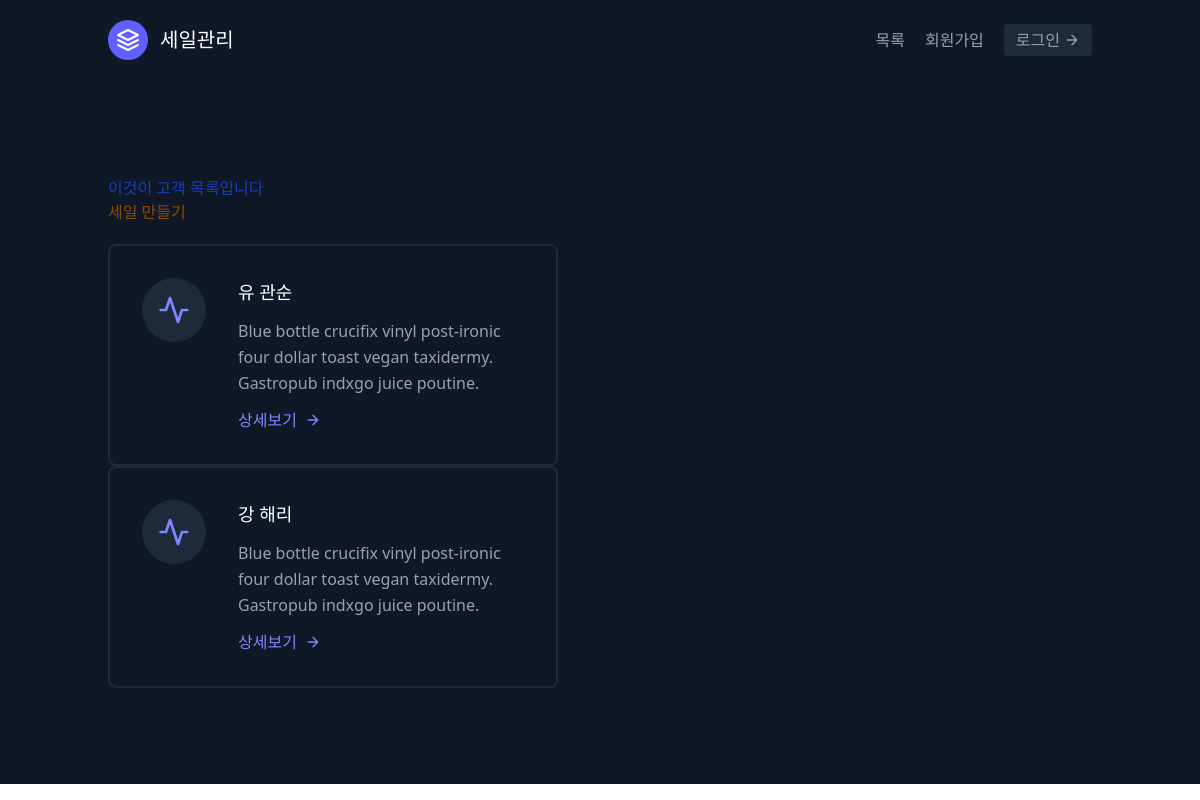
The page /홈페이지/ on the database as committed earlier.
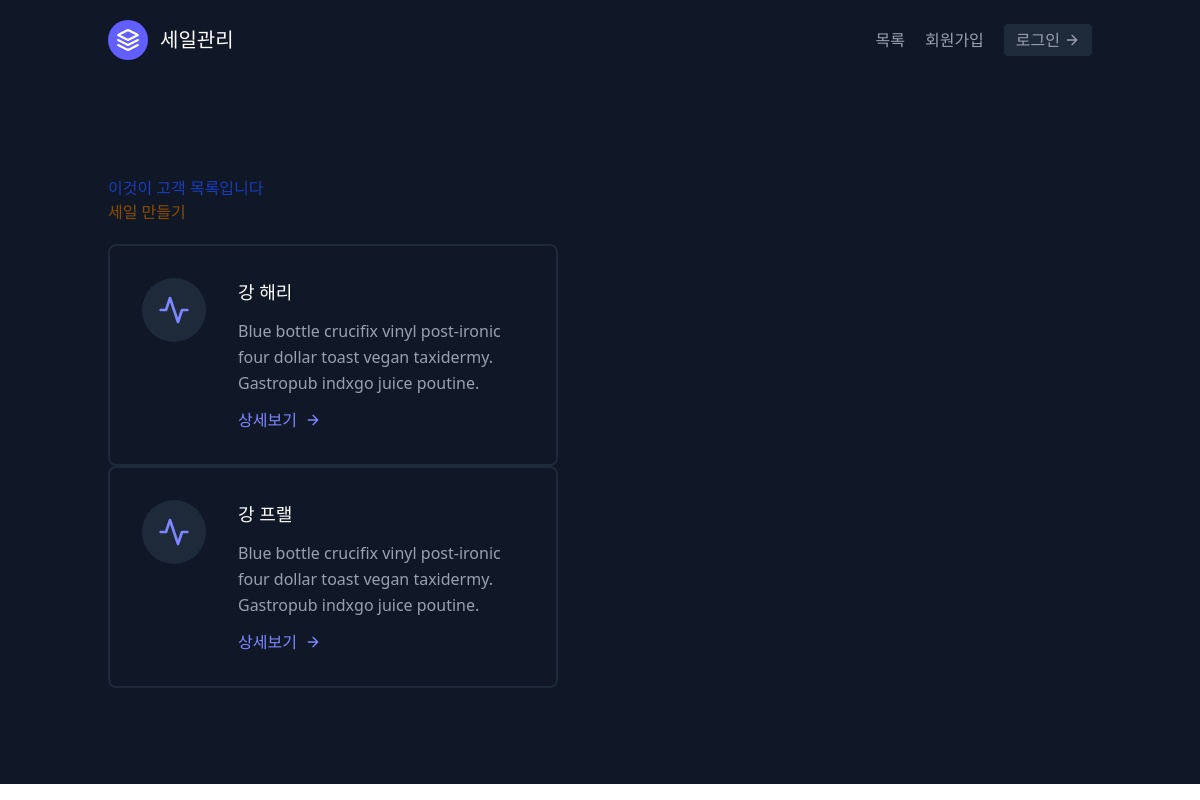
The same page on the database as committed later.
### sales/models.py (models this page shows, shortened)
class Sale(models.Model):
    first_name = models.CharField(max_length=30)
    last_name = models.CharField(max_length=30)
    age = models.IntegerField(default=0)
    person = models.ForeignKey("Person", on_delete=models.CASCADE) # foreignkey를 지정함. cascade는 person 지워지면 같이 지워지게 한다.

### sales/templates/folder/세일목록.html
{% extends 'base.html' %}
{% block content %}
<section class="text-gray-400 bg-gray-900 body-font">
  <div class="container px-5 py-24 mx-auto flex flex-wrap">
  <div class="w-full">
    <div><h1 class="text-blue-800">이것이 고객 목록입니다</h1></div>
    <div class="mb-5 text-yellow-800"><a href="{% url '홈페이지:생성' %}">세일 만들기</a></div>
    </div>
    {% for 인간 in 사람키 %}
    <div class="flex flex-wrap -m-4">
      <div class="p-4 lg:w-1/2 md:w-full">
        <div class="flex border-2 rounded-lg border-gray-800 p-8 sm:flex-row flex-col">
          <div class="w-16 h-16 sm:mr-8 sm:mb-0 mb-4 inline-flex items-center justify-center rounded-full bg-gray-800 text-indigo-400 flex-shrink-0">
            <svg fill="none" stroke="currentColor" stroke-linecap="round" stroke-linejoin="round" stroke-width="2" class="w-8 h-8" viewBox="0 0 24 24">
              <path d="M22 12h-4l-3 9L9 3l-3 9H2"></path>
            </svg>
          </div>
          <div class="flex-grow">
            <h2 class="text-white text-lg title-font font-medium mb-3">{{인간.last_name}} {{인간.first_name}}</h2>
            <p class="leading-relaxed text-base">Blue bottle crucifix vinyl post-ironic four dollar toast vegan taxidermy. Gastropub indxgo juice poutine.</p>
            <a href="{% url '홈페이지:상세' 인간.pk %}" class="mt-3 text-indigo-400 inline-flex items-center">상세보기
              <svg fill="none" stroke="currentColor" stroke-linecap="round" stroke-linejoin="round" stroke-width="2" class="w-4 h-4 ml-2" viewBox="0 0 24 24">
                <path d="M5 12h14M12 5l7 7-7 7"></path>
              </svg>
            </a>
          </div>
        </div>
      </div>
    </div>
    {% endfor %}
  </div>
</section>
{% endblock content %}

Rows that differ between the two databases and show on the page:
removed Sale: last_name "유", first_name "관순"
added Sale: last_name "강", first_name "프랠"
